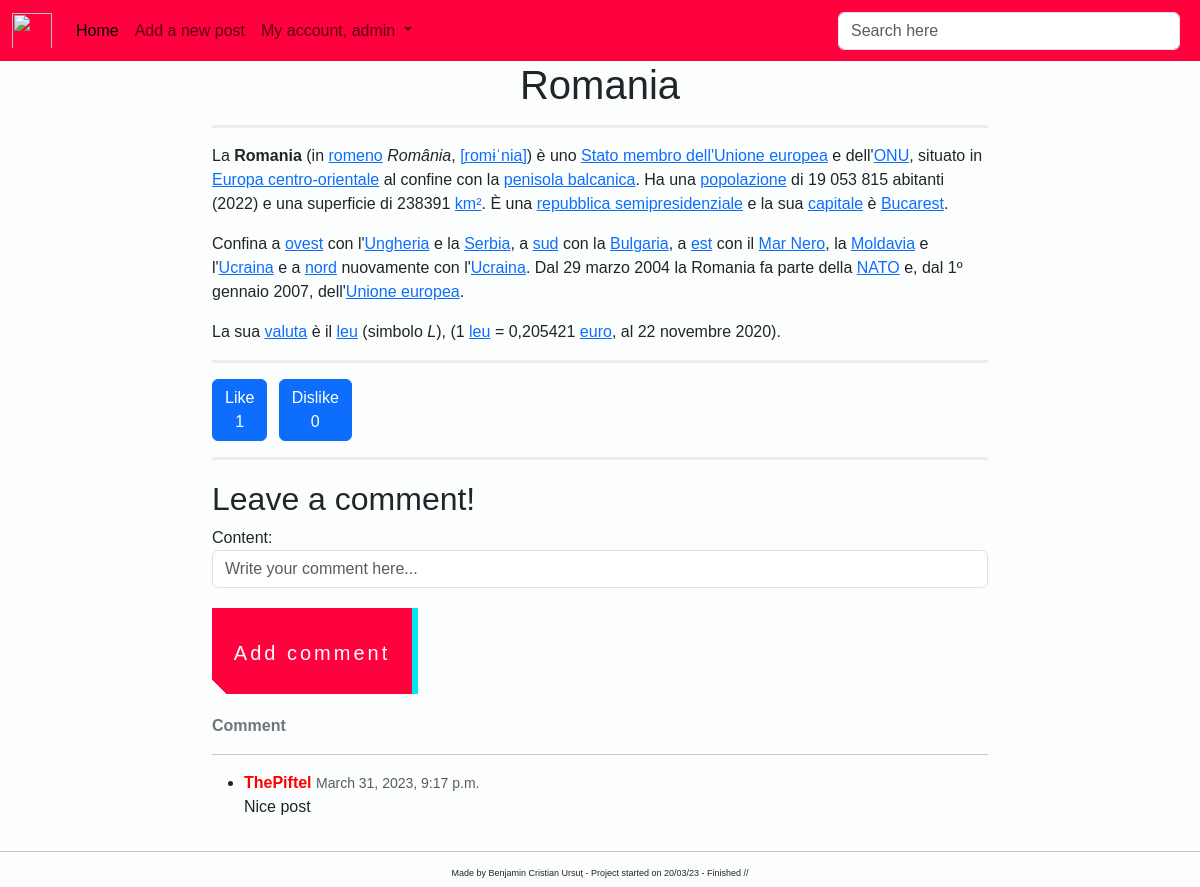
Screenshot of /detail_view_post/36/ (signed in) with the database file from the repository.
### post/models.py (models this page shows, shortened)
class Post(models.Model):
    image = models.ImageField(null=True, blank=True)
    title = models.CharField(max_length=200, null=True)
    description = RichTextField(blank=True, null=True)
    small_description = models.TextField(null=True, blank=True)
    date = models.DateField(auto_now_add=True, null=True)
    likes = models.ManyToManyField(User, related_name='blog_posts', blank=True)
    dislikes = models.ManyToManyField(User, related_name='blog', blank=True)
    created_on = models.DateTimeField(auto_now_add=True, null=True)
    class Meta:
        ordering = ['-created_on']
    def total_like(self):
        return self.likes.count()
    def total_dislike(self):
        return self.dislikes.count()

class PostComment(models.Model):
    blogpost_connected = models.ForeignKey(Post, related_name='comments', on_delete=models.CASCADE)
    author = models.ForeignKey(User, on_delete=models.CASCADE)
    content = TextField()
    likes = models.ManyToManyField(User, related_name='comment', blank=True)
    date_posted = models.DateTimeField(auto_now_add=True, null=True)
    class Meta:
        ordering = ['-date_posted']

### post/views.py (the view)
# urls.py: path('detail_view_post/<int:pk>/', views.PostDetailView.as_view(), name='detail-blog'),
class PostDetailView(LoginRequiredMixin, DetailView):
    template_name = 'post/detail_post.html'
    model = Post
    def get_context_data(self, **kwargs):
        data = super().get_context_data(**kwargs)
        comments_connected = PostComment.objects.filter(blogpost_connected=self.get_object())
        data['comments'] = comments_connected
        if self.request.user.is_authenticated:
            data['comment_form'] = NewCommentForm(instance=self.request.user)
        return data
    def post(self, request, *args, **kwargs):  # the request parameter, is a HTTP request
        new_comment = PostComment(content=request.POST.get('content'),
                                  author=self.request.user,
                                  blogpost_connected=self.get_object())
        new_comment.save()  # with this the comment is saved
        return self.get(self, request, *args, **kwargs)  # this is going to refresh the page with the new comment added

### post/forms.py
class NewCommentForm(forms.ModelForm):
    class Meta:
        model = PostComment
        fields = ['content']
        widgets = {
            'content': TextInput(attrs={
                'class': 'form-control',
                'placeholder': 'Write your comment here...'
            })
        }

### templates/post/detail_post.html (shortened to what this page needs)
{% extends 'base.html' %}
{% block content %}
    <div class="container-fluid">
        <div class="row">
            <div class="col-md-8 offset-md-2">
                <h1 class="text-center">{{ post.title }}</h1>
                <hr class="solid" style="border-top: 3px solid #bbb;">
                <p> {{ post.description | safe }}</p>
                <hr class="solid" style="border-top: 3px solid #bbb;">
                <div class="row">
                    <div class="col-1">
                        <form action="{% url 'like_post' post.pk %}" method="post">
                            <button type="submit" name="post_id" value="{{ post.id }}" class="btn btn-primary">
                                Like {{ post.total_like }}</button>
                        </form>
                    </div>
                    <div class="col-1">
                        <form action="{% url 'dislike_post' post.pk %}" method="post">
                            <button type="submit" name="post_id" value="{{ post.id }}" class="btn btn-primary">
                                Dislike {{ post.total_dislike }}</button>
                        </form>
                    </div>
                </div>
                <hr class="solid" style="border-top: 3px solid #bbb;">
                <h2 style="margin-top: 20px;">Leave a comment!</h2>
                <div id="comments_section">
                    {% if user.is_authenticated %}
                        <form method="POST">
                            <div class="form-group">
                                {{ comment_form }}
                                <button class="button-49" type="submit" style="margin-top: 20px; margin-bottom: 20px;">
                                    Add comment
                                </button>
                            </div>
                        </form>
                    {% else %}
                        <a class="button-49" href="{% url 'login' %}?next={{ request.path }}">Log in to add a
                            comment!</a><br>
                    {% endif %}
                    {% if comments %}
                        <strong class="text-secondary">{{ object.number_of_comments }}
                            Comment{{ object.number_of_comments|pluralize }}</strong>
                        <hr>
                        <ul>
                            {% for comment in comments %}
                                <li>
                                    <div>
                                        <span>
                                          <strong style="color: red;">{{ comment.author }} </strong>
                                          <small class="text-muted">{{ comment.date_posted }}</small>
                                        </span>
                                        <p>
                                            {{ comment.content|safe }}
                                        </p>
                                    </div>
                                </li>
                            {% endfor %}
                        </ul>
                    {% else %}
                        <strong class="text-secondary">No comments yet...</strong>
                    {% endif %}
                </div>
            </div>
        </div>
    </div>
{% endblock %}

### templates/navbar.html (shortened to what this page needs)
<nav class="navbar navbar-expand-lg" style="background-color: #FF013C">
    <div class="container-fluid">
        <img class="navbar-brand"
             src="https://external-content.duckduckgo.com/iu/?u=http%3A%2F%2Fclipart-library.com%2Fimages_k%2Fbears-logo-transparent%2Fbears-logo-transparent-8.png&f=1&nofb=1&ipt=9b6f724f443e20de8c7bcab7ae8802b0dc1c161da96e5839c84b3e390552ac47&ipo=images"
             width="40px" height="45px">
        <div class="collapse navbar-collapse" id="navbarSupportedContent">
            <ul class="navbar-nav me-auto mb-2 mb-lg-0">
                <li class="nav-item">
                    <a class="nav-link active" aria-current="page" href="{% url 'home' %}">Home</a>
                </li>
                {% if user.is_superuser %}
                    <li class="nav-item">
                        <a class="nav-link" href="{% url 'new-blog' %}">Add a new post</a>
                    </li>
                {% endif %}
                {% if user.is_authenticated %}
                    <li class="nav-item dropdown">
                    <a class="nav-link dropdown-toggle" href="#" role="button" data-bs-toggle="dropdown"
                       aria-expanded="false">
                        My account, {{ user.username }}
                    </a>
                {% endif %}
                </li>
            </ul>
            <form method="get" class="d-flex" role="search" action="{% url 'search' %}" style="width: 350px">
                <input class="form-control me-2" type="search" name="search" placeholder="Search here"
                       aria-label="Search">
            </form>
        </div>
    </div>
</nav>

### static/css/my_style.css (style rules this page uses)
.button-49, .button-49:after { width: 150px; height: 50px; line-height: 78px; font-size: 20px; font-family: 'Bebas Neue', sans-serif; background: linear-gradient(45deg, transparent 5%, #FF013C 5%); border: 0; color: #fff; letter-spacing: 3px; box-shadow: 6px 0px 0px #00E6F6; outline: transparent; position: relative; user-select: none; -webkit-user-select: none; touch-action: manipulation; }
.button-49:after { --slice-0: inset(50% 50% 50% 50%); --slice-1: inset(80% -6px 0 0); --slice-2: inset(50% -6px 30% 0); --slice-3: inset(10% -6px 85% 0); --slice-4: inset(40% -6px 43% 0); --slice-5: inset(80% -6px 5% 0); content: 'CONTENT'; display: block; position: absolute; top: 0; left: 0; right: 0; bottom: 0; background: linear-gradient(45deg, transparent 3%, #00E6F6 3%, #00E6F6 5%, #FF013C 5%); text-shadow: -3px -3px 0px #F8F005, 3px 3px 0px #00E6F6; clip-path: var(--slice-0); }
@media (min-width: 768px) { .button-49, .button-49:after { width: 200px; height: 86px; line-height: 88px; } }

### templates/base.html (style rules this page uses)
body { background-color: #fcfefe; font-family: Helvetica, sans-serif; }

### rows the page displays
Post: title "Romania", description "La Romania (in romeno România , [romɨˈnia] ) è uno Stato membro dell'Unione europea e dell' ONU , situato in Europa centro-orientale al confine con la penisola balcanica . Ha una popolazione di 19 053 815 abitanti (2022) e una superficie di 238391 km² . È una repubblica semipresidenziale e la sua capitale è Bucarest . Confina a ovest con l' Ungheria e la Serbia , a sud con la Bulgaria , a est con il Mar Nero , la Moldavia e l' Ucraina e a nord nuovamente con l' Ucraina . Dal 29 marzo 2004 la Romania fa parte della NATO e, dal 1º gennaio 2007, dell' Unione europea . La sua valuta è il leu (simbolo L ), (1 leu = 0,205421 euro , al 22 novembre 2020).", total_like "1", total_dislike "0"
PostComment: author "ThePiftel", date_posted "March 31, 2023, 9:17 p.m.", content "Nice post"

### other values shown
{{ user.username }} "admin"
